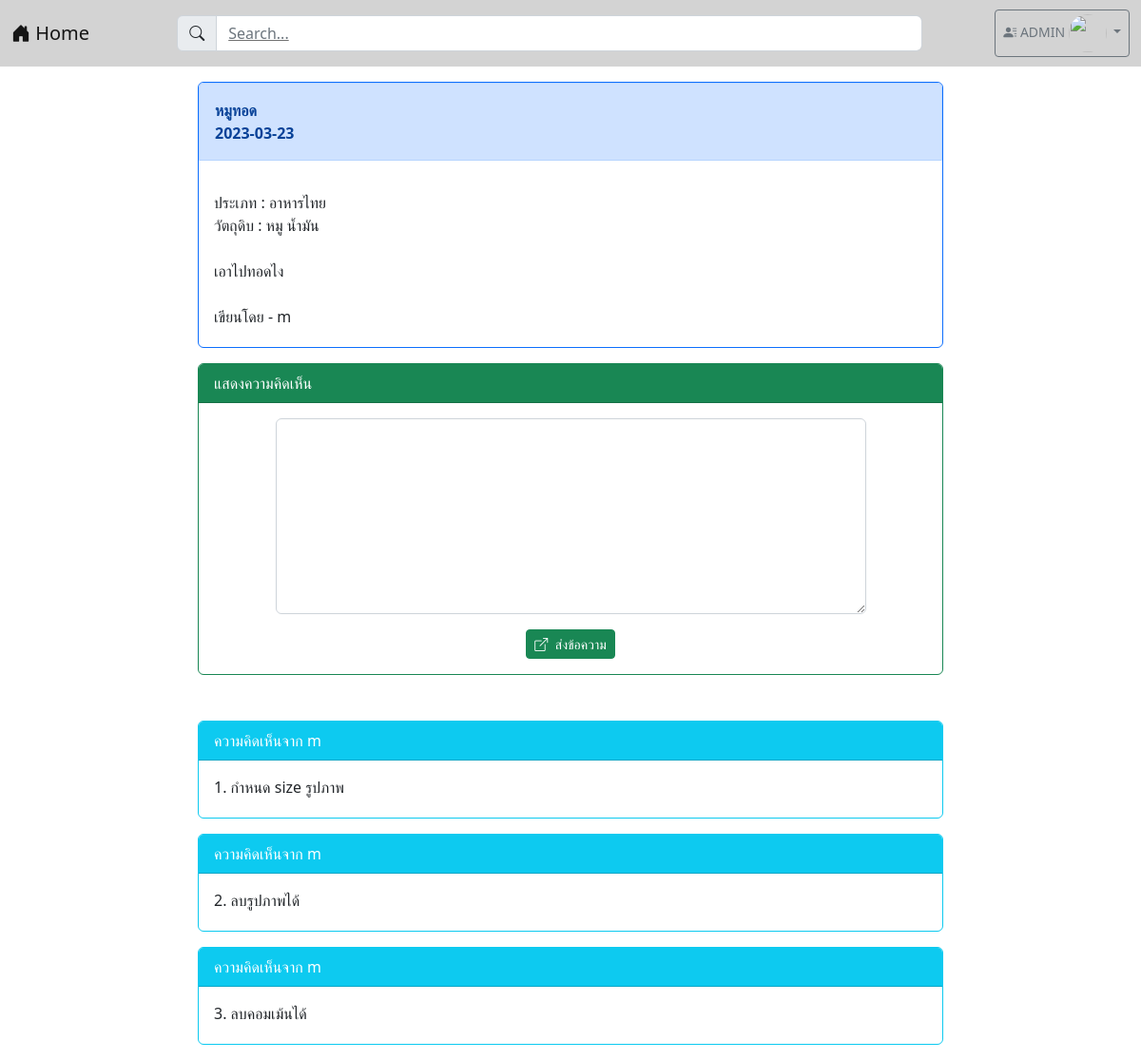
The page /post2.php?id=97 (signed in) on the database its author committed.
### tables this page shows
CREATE TABLE `post` (
  `post_id` int(100) NOT NULL,
  `user_id` int(100) NOT NULL,
  `category_id` int(100) NOT NULL,
  `post_title` varchar(1000) NOT NULL,
  `post_ingredient` varchar(2024) NOT NULL,
  `post_content` varchar(2048) NOT NULL,
  `post_picture` longblob NOT NULL,
  `post_date` date NOT NULL,
  `post_like` int(100) NOT NULL,
  `post_dislike` int(100) NOT NULL,
  `post_view` int(100) NOT NULL
);

CREATE TABLE `category` (
  `category_id` int(100) NOT NULL,
  `category_tag` varchar(64) NOT NULL
);

CREATE TABLE `user` (
  `user_id` int(100) NOT NULL,
  `user_username` varchar(64) NOT NULL,
  `user_password` varchar(64) NOT NULL,
  `user_name` varchar(64) NOT NULL,
  `user_email` varchar(64) NOT NULL,
  `user_role` varchar(1) NOT NULL,
  `user_fname` varchar(100) NOT NULL,
  `user_lname` varchar(100) NOT NULL,
  `user_phone` int(10) NOT NULL,
  `user_exp` varchar(255) NOT NULL,
  `user_des` varchar(255) NOT NULL,
  `user_country` varchar(100) NOT NULL,
  `user_state` varchar(100) NOT NULL,
  `user_pic` longblob NOT NULL
);

CREATE TABLE `comment` (
  `comment_id` int(100) NOT NULL,
  `comment_content` varchar(200) NOT NULL,
  `comment_time` datetime(6) NOT NULL,
  `user_id` int(100) NOT NULL,
  `post_id` int(100) NOT NULL
);

### post2.php (the view, shortened to what this page needs)
<!DOCTYPE html>
<html lang="en">
<head>
    <link href="https://cdn.jsdelivr.net/npm/bootstrap@5.2.2/dist/css/bootstrap.min.css" rel="stylesheet">
    <link rel="stylesheet" href="https://cdn.jsdelivr.net/npm/bootstrap-icons@1.9.1/font/bootstrap-icons.css">
        <?php
        $id = $_GET['id'];
        ?>
</head>
<body>
    <?php
    include "nav.php";
    ?>
    <div class="container-xxl">
        <section class="col-md-8 mx-auto m-3">
            <?php
            isset($_GET['id']) ? $id = $_GET['id'] : header("Location: index.php");
            $server_name = "localhost";
            $username = "root";
            $password = "";
            $database = "webboard_recipes";
            $conn = new PDO("mysql:host=$server_name;dbname=$database;charset=utf8", "$username", "$password");
            $data = $conn->query("SELECT p.post_id, p.post_title, p.post_date,p.category_id,p.post_ingredient, p.post_content, u.user_username , p.user_id , u.user_id , c.category_tag , c.category_id
                                    FROM post p , user u , category c
                                    WHERE p.post_id = $id and p.category_id = c.category_id and u.user_id = p.user_id");
            if ($data !== false) {
                while ($row = $data->fetch()) {
                    $post_title = $row[1];
                    $post_date = $row[2];
                    $category_id = $row[3];
                    $post_ingredient = $row[4];
                    $post_content = $row[5];
                    $user_username = $row[6];
                    $category_id = $row[9];
                }
            }
            ?>
            <div class="card text-dark bg-white border-primary mb-3">
                <div class="card-header alert alert-primary">
                    <strong>
                        <?php
                            echo "$post_title <BR>";
                            echo "$post_date";
                        ?>
                    </strong>
                </div>
                <div class="card-body pb-1">
                    <div class="container row mb-3 justify-content-between">
                        <?php
                            echo "ประเภท : $category_id <BR>";
                            echo "วัตถุดิบ : $post_ingredient <BR><BR>";
                            echo "$post_content <BR><BR>";
                            echo "เขียนโดย - $user_username <BR>";
                        ?>
                    </div>
                </div>
            </div>
            <?php
            if (isset($_SESSION["id"])) {
            ?>
                <div class="card text-dark bg-white border-success">
                    <div class="card-header bg-success text-white">แสดงความคิดเห็น</div>
                    <div class="card-body">
                        <form action="post_save.php" method="post">
                            <div class="row mb-3 justify-content-center">
                                <div class="col-lg-10">
                                    <textarea name="comment" class="form-control" rows="8"></textarea>
                                </div>
                            </div>
                            <div class="row">
                                <div class="col-lg-12">
                                    <center>
                                        <button type="submit" class="btn btn-success btn-sm text-white">
                                            <i class="bi bi-box-arrow-up-right me-1"></i>
                                            ส่งข้อความ
                                        </button>
                                    </center>
                                </div>
                            </div>
                        </form>
                    </div>
                </div>
                <br><br>
            <?php
            }
            ?>
            <?php
            $conn = new PDO("mysql:host=$server_name;dbname=$database;charset=utf8", "$username", "$password");
            $comment = $conn->query("SELECT p.post_id, u.user_username, u.user_id, c.comment_content, c.user_id, c.comment_id, c.post_id
                FROM post p , user u , comment c
                WHERE p.post_id = c.post_id AND c.user_id = u.user_id AND c.post_id = $id ORDER BY c.comment_id ASC");
            if ($comment !== false) {
                while ($comm = $comment->fetch()) {
            ?>
                    <div class="card text-dark bg-white border-info mb-3">
                        <div class="card-header bg-info text-white">
                            <?php echo "ความคิดเห็นจาก " . $comm['1']; ?>
                        </div>
                        <div class="card-body pb-1">
                            <div class="container row mb-3 justify-content-between">
                                <?php
                                echo $comm['3'];
                                ?>
                            </div>
                        </div>
                    </div>
            <?php
                }
            }
            ?>
        </section>
    </div>
</body>
</html>

### nav.php (shortened to what this page needs)
<?php
if (!isset($_SESSION['id'])) {
    ?>
    <nav class="navbar navbar-expand-lg navbar-light" style="background-color:#D3D3D3">
        <div class="container-fluid">
            <a href="index.php" class="navbar-brand">
                <i class="bi bi-house-door-fill"></i> Home
            </a>
            <a class="navbar-text col-md-8">
                <span class="input-group">
                    <span class="input-group-text" class="form-label"><i class="bi bi-search"></i></span>
                    <input type="text" class="form-control" placeholder="Search...">
                </span>
            </a>
            <ul class="navbar-nav">
                <li class="nav-item">
                    <a href="login.php" class="nav-link">
                        <i class="bi bi-box-arrow-in-right"></i> Sign in
                    </a>
                </li>
            </ul>
        </div>
    </nav>
<?php } else { ?>
    <nav class="navbar navbar-expand-lg navbar-light" style="background-color: #D3D3D3;">
        <div class="container-fluid">
            <a href="index.php" class="navbar-brand">
                <i class="bi bi-house-door-fill"></i> Home
            </a>
                <a class="navbar-text col-md-8">
                    <span class="input-group">
                        <span class="input-group-text" class="form-label"><i class="bi bi-search"></i></span>
                        <input type="text" class="form-control" placeholder="Search...">
                    </span>
                </a>
                <ul class="navbar-nav">
                    <li class="nav-item">
                        <div class="dropdown">
                            <a class="btn btn-outline-secondary dropdown-toggle btn-sm" type="button" id="button1"
                                data-bs-toggle="dropdown" aria-expanded="false">
                                <i class="bi bi-person-lines-fill"></i>
                                <?php echo $_SESSION['username']; ?>
                                <img src="https://media.discordapp.net/attachments/759437257961635907/1080497630490140744/333569516_3245945072382544_7351929676159766126_n.jpg?width=522&height=644"
                                    alt="" class="circle">
                            </a>
                        </div>
                    </li>
                </ul>
    </nav>
<?php } ?>

### nav.php (style rules this page uses)
.circle { width: 30pt; height: 30pt; border-radius: 50% }

### rows shown on the page
post: post_title "หมูทอด", post_date "2023-03-23", category.category_tag "อาหารไทย", post_ingredient "หมู น้ำมัน", post_content "เอาไปทอดไง", user.user_username "m"
comment: user.user_username "m", comment_content "1. กำหนด size รูปภาพ"
comment: user.user_username "m", comment_content "2. ลบรูปภาพได้"
comment: user.user_username "m", comment_content "3. ลบคอมเม้นได้"

### other values the page prints
$_SESSION['username'] "ADMIN"
